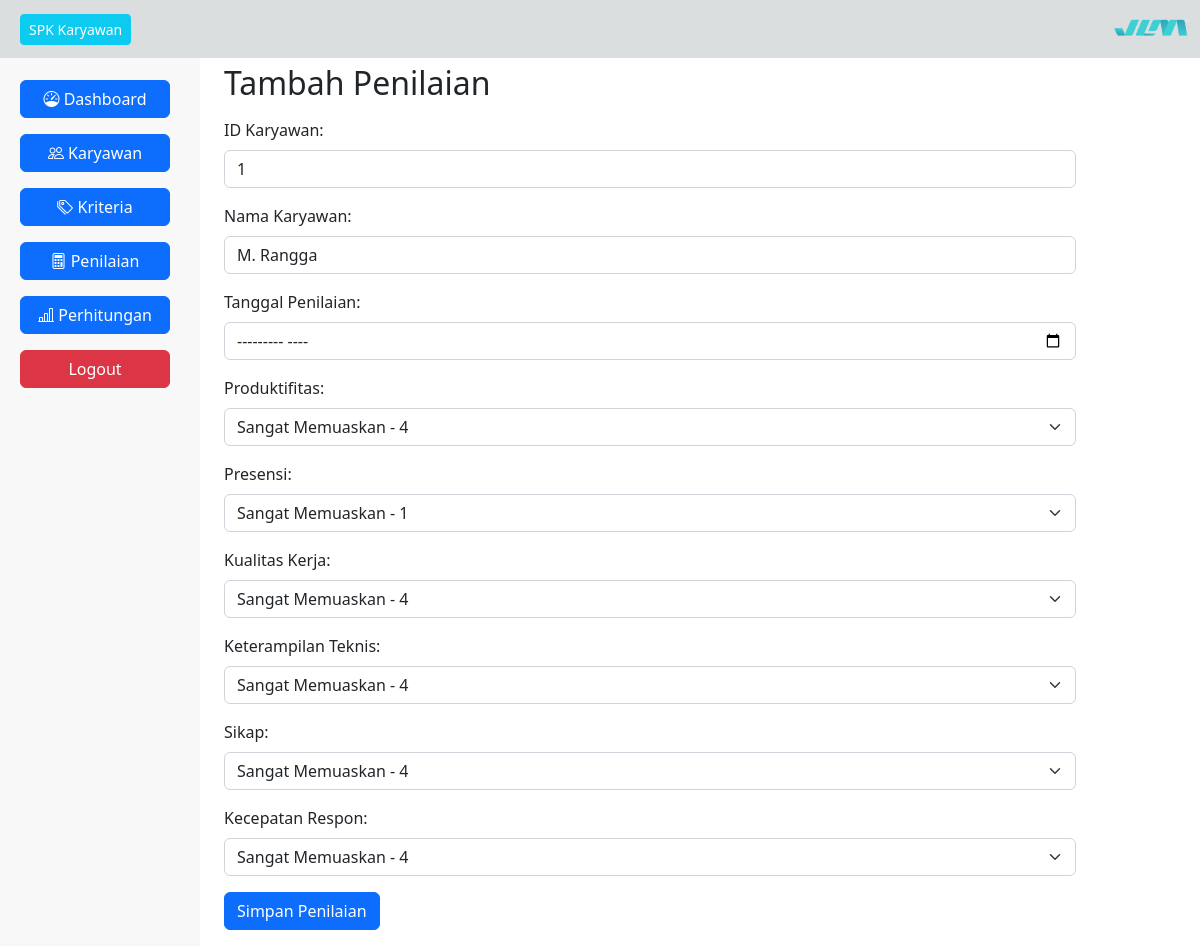
The page /page.php?q=penilaianInput&id_karyawan=1&nama_karyawan=M. Rangga (signed in) on the database its author committed.
### tables this page shows
CREATE TABLE `kriteria` (
  `id_kriteria` int(11) NOT NULL,
  `nama_kriteria` varchar(100) NOT NULL,
  `atribut` varchar(100) NOT NULL,
  `bobot` decimal(3,2) NOT NULL
);

### Models/Penilaian.php (called while the page is built, shortened)
<?php
require_once 'Database.php';
class Penilaian
{
    private $db;
    function __construct()
    {
        $database = new Database();
        $this->db = $database->getConnection();
    }
    function tampil_kriteria()
    {
        $data = mysqli_query($this->db, "SELECT * FROM kriteria");
        $row = mysqli_fetch_all($data, MYSQLI_ASSOC);
        return $row;
    }
}

### Database.php (called while the page is built, shortened)
<?php
class Database
{
    public $host = "localhost";
    public $uname = "root";
    public $pass = "";
    public $db = "penilaian_saw";
    public function getConnection()
    {
        $this->conn = mysqli_connect($this->host, $this->uname, $this->pass);
        mysqli_select_db($this->conn, $this->db);
        return $this->conn;
    }
}

### Forms/penilaianInput.php (the view, shortened to what this page needs)
<?php
require_once 'Models/Penilaian.php';
$penilaianModel = new Penilaian();
$kriteria = $penilaianModel->tampil_kriteria();
$id_karyawan = isset($_GET['id_karyawan']) ? $_GET['id_karyawan'] : null;
$nama_karyawan = isset($_GET['nama_karyawan']) ? $_GET['nama_karyawan'] : null;
$rentang_waktu = isset($_GET['rentang_waktu']) ? $_GET['rentang_waktu'] : null;
?>
<h2 class="mt-3">Tambah Penilaian</h2>
<form action="../penilaian/page.php?q=penilaianAct&aksi=tambah_penilaian" method="post">
    <div class="mb-3 mt-3">
        <label for="id_karyawan" class="form-label">ID Karyawan:</label>
        <input type="text" class="form-control" name="id_karyawan" value="<?php echo $id_karyawan; ?>" readonly>
    </div>
    <div class="mb-3">
        <label for="" class="form-label">Nama Karyawan:</label>
        <input type="text" class="form-control" name="" value="<?php echo $nama_karyawan; ?>" readonly>
    </div>
    <div class="mb-3">
        <label for="tanggal_penilaian" class="form-label">Tanggal Penilaian:</label>
        <input type="month" class="form-control" name="tanggal_penilaian" value="<?php echo $rentang_waktu; ?>" required>
    </div>
    <?php
    if (!empty($kriteria)) {
        foreach ($kriteria as $row_kriteria) {
            $options = "";
            if ($row_kriteria["atribut"] == "benefit") {
                $options = "
                    <option value='4'>Sangat Memuaskan - 4</option>
                    <option value='3'>Memuaskan  - 3</option>
                    <option value='2'>Cukup Memuaskan - 2</option>
                    <option value='1'>Sangat Tidak Memuaskan - 1</option>
                ";
            } elseif ($row_kriteria["atribut"] == "cost") {
                $options = "
                    <option value='1'>Sangat Memuaskan - 1</option>
                    <option value='2'>Memuaskan - 2</option>
                    <option value='3'>Cukup Memuaskan - 3</option>
                    <option value='4'>Sangat Tidak Memuaskan - 4</option>
                ";
            }
    ?>
            <div class="mb-3">
                <label for="nilai<?php echo $row_kriteria["id_kriteria"]; ?>" class="form-label"><?php echo $row_kriteria["nama_kriteria"]; ?>:</label>
                <select name="nilai<?php echo $row_kriteria["id_kriteria"]; ?>" class="form-select">
                    <?php echo $options; ?>
                </select>
            </div>
    <?php
        }
    } else {
        echo "<p>Tidak ada kriteria.</p>";
    }
    ?>
    <button type="submit" class="btn btn-primary">Simpan Penilaian</button>
</form>

### rows shown on the page
kriteria: nama_kriteria "Produktifitas", atribut+id_kriteria "Sangat Memuaskan - 4"
kriteria: nama_kriteria "Presensi", atribut+id_kriteria "Sangat Memuaskan - 1"
kriteria: nama_kriteria "Kualitas Kerja", atribut+id_kriteria "Sangat Memuaskan - 4"
kriteria: nama_kriteria "Keterampilan Teknis", atribut+id_kriteria "Sangat Memuaskan - 4"
kriteria: nama_kriteria "Sikap", atribut+id_kriteria "Sangat Memuaskan - 4"
kriteria: nama_kriteria "Kecepatan Respon", atribut+id_kriteria "Sangat Memuaskan - 4"
